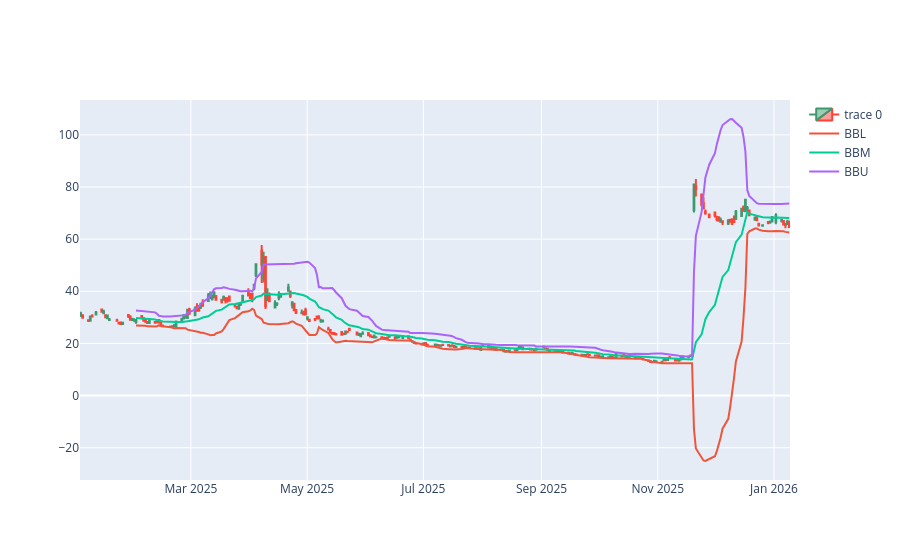

The notebook cell saved with this chart:
### Code cell
df.plot()

### Figure 1 — Plotly figure (JSON) as saved in the notebook; plotly's stock layout.template omitted (floating-point values rounded to 4 significant figures; data arrays with more than 128 entries replaced by an {"elided": "..."} marker saying what was removed)
{"data": [{"close": {"elided": "256 float values"}, "high": {"elided": "256 float values"}, "low": {"elided": "256 float values"}, "open": {"elided": "256 float values"}, "type": "candlestick", "x": {"elided": "256 str values"}}, {"name": "BBL", "type": "scatter", "x": {"elided": "256 str values"}, "y": {"elided": "256 float values"}}, {"name": "BBM", "type": "scatter", "x": {"elided": "256 str values"}, "y": {"elided": "256 float values"}}, {"name": "BBU", "type": "scatter", "x": {"elided": "256 str values"}, "y": {"elided": "256 float values"}}], "layout": {"xaxis": {"rangeslider": {"visible": false}}}}
